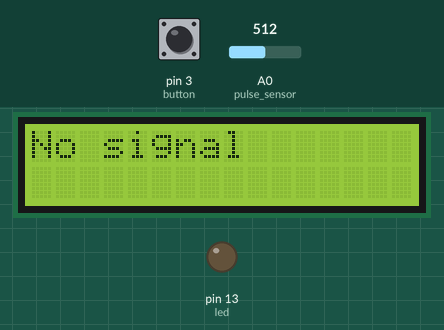
A sketch run on a simulated Arduino Uno, built with avr-gcc and run on an emulated ATmega328P. Parts: 16×2 character LCD, output pins drawn as LEDs (lit = HIGH). The test bench sets the inputs (shaded band); at power-on: pin 3 (button) LOW, A0 (pulse_sensor) = 512. What the sketch prints to the serial monitor is not drawn. At 13.3 s the program stops and its outputs stay as they are.

Above: at 1.2 s.
1.3 s: pin 3 (button) pulled HIGH for 0.15 s
At 2.3 s:
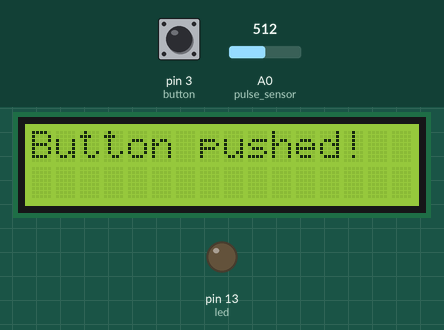
At 5.9 s:
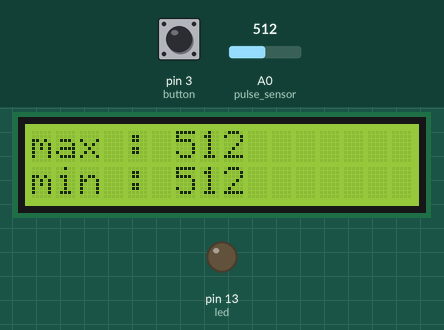
Timing chart, 0 to 7.4 s (numbered marks = the images above; inputs shaded):
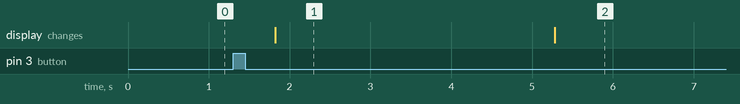

Measured:
- after the input at 1.3 s, the display: changes after 0.52 s (image 1)
- what the display in image 1 shows lasts 3.5 s, from 1.8 s to 5.3 s

The sketch:

heart_sensor.ino
```cpp
#include <LiquidCrystal_I2C.h>
#include <Wire.h>
#define button 3

LiquidCrystal_I2C lcd(0x27, 16,2);


int signal;
int threshold = 370;  //380이 딱임
int pulse_sensor=0;
int led=13;
int i=0,j=0,k=0,temp=0;
unsigned long int curr_time = millis();
int second_var = 0;
int arr[400];
int count=0,num=0;

unsigned int second=0;
unsigned int minute=0;

void setup(){
  pinMode(button,INPUT);
  pinMode(led,OUTPUT);
  Serial.begin(9600);

  lcd.init();
  lcd.backlight();

//  loop();

}


void loop(){


   while(1){
      int But = digitalRead(button);

      if(But == 1){

        delay(500);
        lcd.clear();
        Serial.println("button pushed!!!");
        lcd.setCursor(0,0);
        lcd.print("Button pushed!");
        delay(500);
        //////////////------------------
        for(i=0;i<10;i++){    //num should have same value with arr[i]
            signal = analogRead(pulse_sensor);
            Serial.println(signal);

            arr[i] = signal;
            Serial.print("sequence : ");
            Serial.print(i);
            Serial.print("    ");

            delay(2);


            if(arr[i] > threshold){
              if(arr[i-1] < threshold){
                Serial.print("-----------heart pumped!!-----------");
                count++;
              }
            }


            Serial.print("time : ");
            Serial.println(millis());
            //if(millis() > 10000 & millis() < 10060) //시간 정하기
        }
        ///////////////----------------

        goto here;

       }

       else if(But == 0){
            lcd.clear();
            lcd.setCursor(0,0);
            lcd.print("No signal");
            Serial.println("");
       }

   }


here:

  printing();
  delay(1000);

  sorting();
  cal();

  lcd.clear();
  lcd.setCursor(0,0);
  lcd.print("max : ");
  lcd.print(arr[i-1]);
  lcd.setCursor(0,1);
  lcd.print("min : ");
  lcd.print(arr[0]);
  delay(3000);

  lcd.clear();
  lcd.setCursor(0,0);
  lcd.print("Heart beat: ");
  lcd.print(count);

  if(count > 100){
     lcd.setCursor(0,1);
     lcd.print("Fast, calm down");
  }

  else if(count <= 100 && count >= 60){
     lcd.setCursor(0,1);
     lcd.print("Average");
  }

  else if(count < 60){
     lcd.setCursor(0,1);
     lcd.print("Slow, get up!");
  }

  else{
     lcd.setCursor(0,1);
     lcd.print("No signal");
  }

  delay(5000);


  exit(0);

}


void sorting(){
     for(j=0;j<i;j++){
     for(k=0;k<i-1-j;k++){
        if(arr[k] > arr[k+1]){
           temp = arr[k];
           arr[k] = arr[k+1];
           arr[k+1] = temp;
        }
     }
   }
}


void cal(){
   Serial.print("max : ");
   Serial.println(arr[i-1]);  //바꿔주기
   Serial.print("min : ");
   Serial.println(arr[0]);

   Serial.print("heart beat(times/10s) : ");
   Serial.println(count);

}


void printing(){
  Serial.print("calculating . ");
  delay(400);
  Serial.print(" . ");
  delay(400);
  Serial.print(" . ");
  delay(400);
  Serial.print(" . ");
  delay(400);
  Serial.println();
}
```
